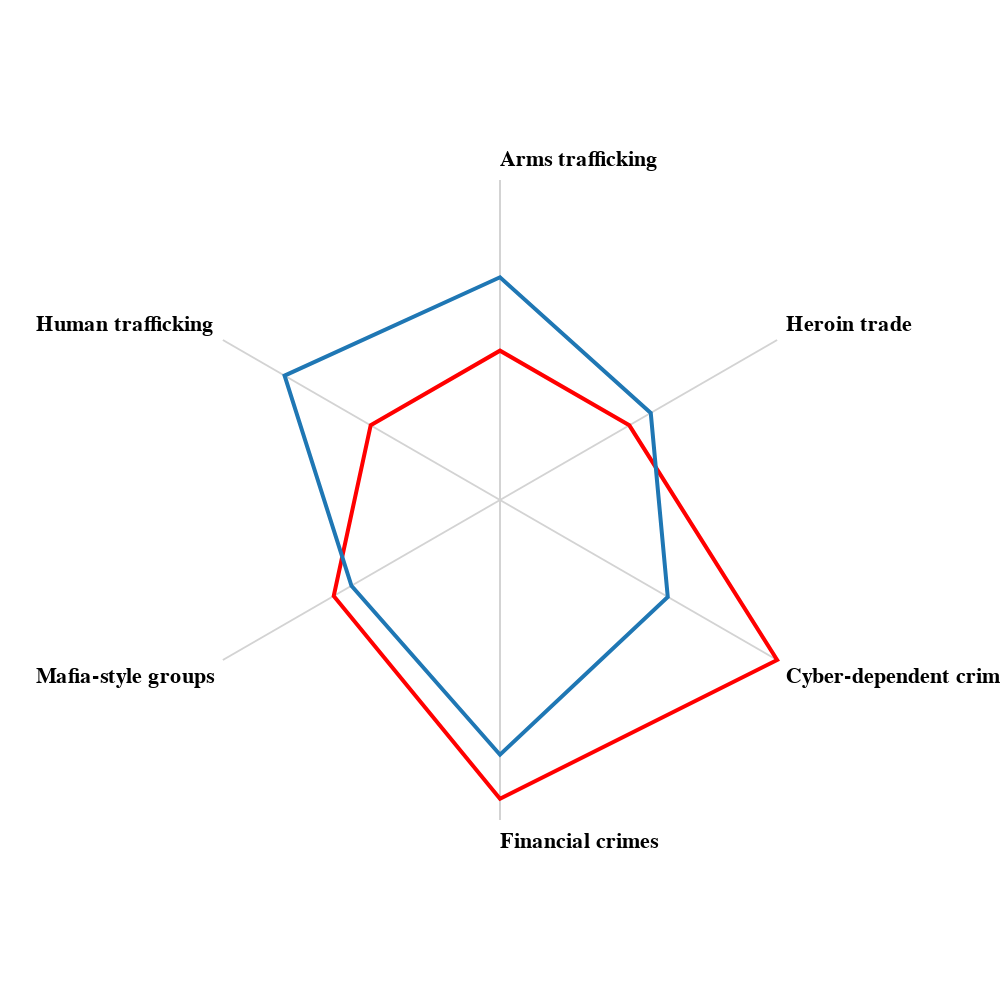

Write a Vega-Lite specification for this figure.
### Vega specification from a JSON file in a GitHub repository (floating-point values rounded to 4 significant figures)
{"$schema": "https://vega.github.io/schema/vega/v5.json", "description": "A radar chart example, showing multiple dimensions in a radial layout.", "width": 500, "height": 500, "padding": 90, "autosize": {"type": "none", "contains": "padding"}, "signals": [{"name": "radius", "update": "width / 2"}], "data": [{"name": "table", "values": [{"Country": "Australia", "category": "Human trafficking", "value": 3.5}, {"Country": "Australia", "category": "Arms trafficking", "value": 3.5}, {"Country": "Australia", "category": "Heroin trade", "value": 3.5}, {"Country": "Australia", "category": "Cyber-dependent crimes", "value": 7.5}, {"Country": "Australia", "category": "Financial crimes", "value": 7.0}, {"Country": "Australia", "category": "Mafia-style groups", "value": 4.5}, {"Country": "Rest of World", "category": "Human trafficking", "value": 5.83}, {"Country": "Rest of World", "category": "Arms trafficking", "value": 5.22}, {"Country": "Rest of World", "category": "Heroin trade", "value": 4.08}, {"Country": "Rest of World", "category": "Cyber-dependent crimes", "value": 4.54}, {"Country": "Rest of World", "category": "Financial crimes", "value": 5.97}, {"Country": "Rest of World", "category": "Mafia-style groups", "value": 4.02}]}, {"name": "countries", "source": "table", "transform": [{"type": "aggregate", "groupby": ["category"]}]}], "scales": [{"name": "angular", "type": "point", "range": {"signal": "[-PI, PI]"}, "padding": 0.5, "domain": {"data": "countries", "field": "category"}}, {"name": "radial", "type": "linear", "range": {"signal": "[0, radius]"}, "zero": true, "nice": false, "domain": {"data": "table", "field": "value"}, "domainMin": 0}, {"name": "color", "type": "ordinal", "domain": ["Australia", "Rest of World"], "range": ["red", "#1f77b4"]}], "encode": {"enter": {"x": {"signal": "radius"}, "y": {"signal": "radius"}}}, "marks": [{"type": "group", "name": "categories", "zindex": 1, "from": {"facet": {"data": "table", "name": "facet", "groupby": ["Country"]}}, "marks": [{"type": "line", "name": "category-line", "from": {"data": "facet"}, "encode": {"enter": {"interpolate": {"value": "linear-closed"}, "x": {"signal": "scale('radial', datum.value) * cos(scale('angular', datum.category))"}, "y": {"signal": "scale('radial', datum.value) * sin(scale('angular', datum.category))"}, "stroke": {"scale": "color", "field": "Country"}, "strokeWidth": {"value": 2}, "fillOpacity": {"value": 0.1}}}}]}, {"type": "rule", "name": "radial-grid", "from": {"data": "countries"}, "zindex": 0, "encode": {"enter": {"x": {"value": 0}, "y": {"value": 0}, "x2": {"signal": "radius * cos(scale('angular', datum.category))"}, "y2": {"signal": "radius * sin(scale('angular', datum.category))"}, "stroke": {"value": "lightgray"}, "strokeWidth": {"value": 1}}}}, {"type": "text", "name": "key-label", "from": {"data": "countries"}, "zindex": 1, "encode": {"enter": {"x": {"signal": "(radius + 5) * cos(scale('angular', datum.category))"}, "y": {"signal": "(radius + 5) * sin(scale('angular', datum.category))"}, "text": {"field": "category"}, "align": [{"test": "abs(scale('angular', datum.category)) > PI / 2", "value": "right"}, {"value": "left"}], "baseline": [{"test": "scale('angular', datum.category) > 0", "value": "top"}, {"test": "scale('angular', datum.category) == 0", "value": "middle"}, {"value": "bottom"}], "fill": {"value": "black"}, "fontWeight": {"value": "bold"}}}}]}
